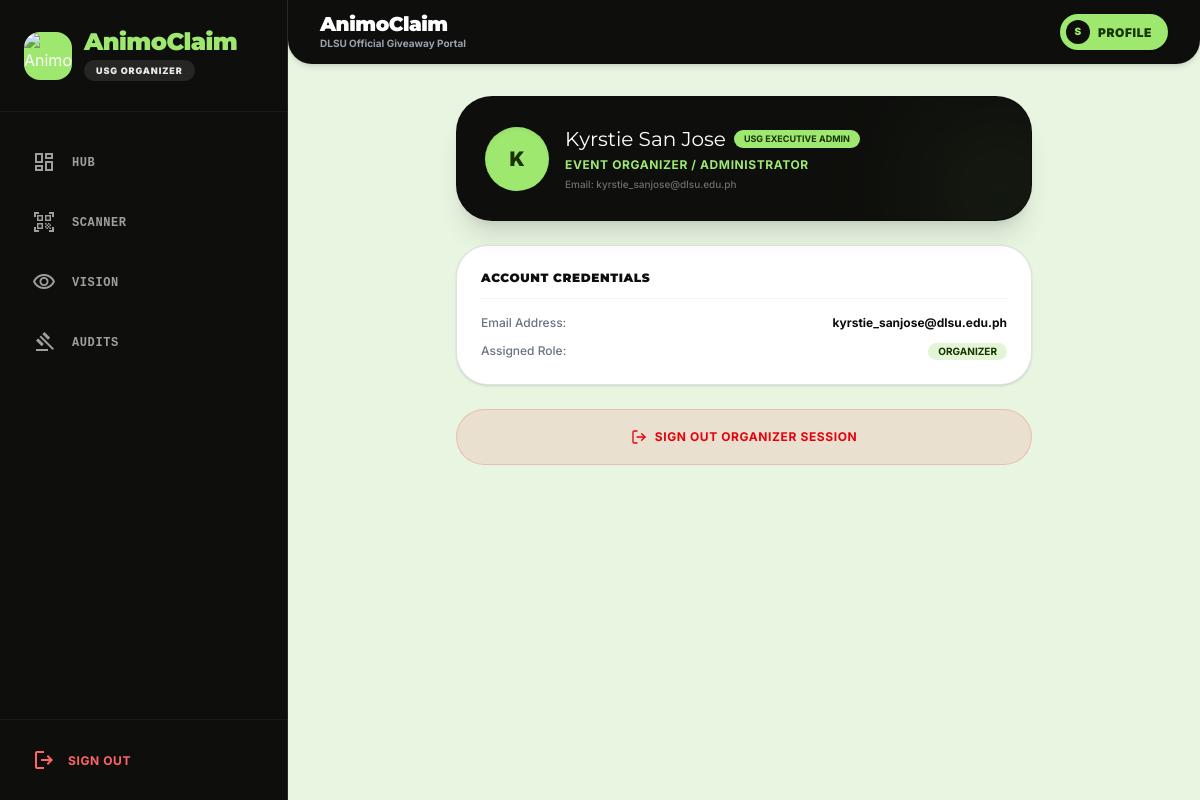
/organizer/profile.php (signed in), run on the app's committed database.
### tables this page shows
CREATE TABLE `users` (
  `id` int(11) NOT NULL,
  `dlsu_id` varchar(20) NOT NULL,
  `rfid_uid` varchar(20) NOT NULL,
  `first_name` varchar(100) NOT NULL,
  `last_name` varchar(100) NOT NULL,
  `email` varchar(150) NOT NULL,
  `password` varchar(255) NOT NULL,
  `program` varchar(100) DEFAULT NULL,
  `college` varchar(150) DEFAULT NULL,
  `sex` enum('M','F') NOT NULL,
  `scholarship_type` varchar(150) DEFAULT 'None',
  `status` enum('active','suspended') NOT NULL DEFAULT 'active',
  `role` enum('student','organizer','admin') NOT NULL DEFAULT 'student',
  `created_at` timestamp NOT NULL DEFAULT current_timestamp()
);

### organizer/profile.php (called while the page is built, shortened)
<?php
require_once '../config/database.php';
$user_id = $_SESSION['user_id'];
$stmt = $pdo->prepare("SELECT * FROM users WHERE id = ?");
$stmt->execute([$user_id]);
$currentUser = $stmt->fetch();
require_once '../views/organizer/profile_view.php';
?>

### views/organizer/profile_view.php (the view)
<?php require_once '../includes/header.php'; ?>
<div class="space-y-6 max-w-xl mx-auto pb-12">
    <div class="bg-[#0e0f0c] p-7 rounded-[36px] text-white border border-[#0e0f0c]/12 relative overflow-hidden shadow-xl">
        <div class="absolute -right-8 -bottom-8 w-32 h-32 bg-[#9fe870]/10 rounded-full blur-3xl pointer-events-none"></div>
        <div class="flex items-center gap-4 relative z-10">
            <div class="w-16 h-16 rounded-full bg-[#9fe870] text-[#163300] flex items-center justify-center font-black text-xl flex-shrink-0 shadow-inner">
                <?php echo strtoupper(substr($currentUser['first_name'] ?? 'O', 0, 1)); ?>
            </div>
            <div class="min-w-0">
                <div class="flex items-center gap-2 flex-wrap">
                    <h2 class="text-xl wise-heading text-white truncate"><?php echo htmlspecialchars($currentUser['first_name'] . ' ' . $currentUser['last_name']); ?></h2>
                    <span class="bg-[#9fe870] text-[#163300] text-[9px] font-bold px-2.5 py-0.5 rounded-full uppercase">
                        USG Executive Admin
                    </span>
                </div>
                <p class="text-[#9fe870] font-bold text-xs tracking-wider uppercase mt-1">
                    Event Organizer / Administrator
                </p>
                <p class="text-white/40 text-[10px] font-medium mt-1">
                    Email: <?php echo htmlspecialchars($currentUser['email']); ?>
                </p>
            </div>
        </div>
    </div>
    <div class="bg-white p-6 rounded-[32px] border border-[#0e0f0c]/12 shadow-sm space-y-4">
        <div class="border-b border-gray-100 pb-3">
            <h3 class="font-black text-xs uppercase tracking-wider text-[#0e0f0c]">Account Credentials</h3>
        </div>
        <div class="space-y-3 text-xs">
            <div class="flex justify-between">
                <span class="text-gray-500 font-medium">Email Address:</span>
                <span class="font-bold text-[#0e0f0c]"><?php echo htmlspecialchars($currentUser['email']); ?></span>
            </div>
            <div class="flex justify-between">
                <span class="text-gray-500 font-medium">Assigned Role:</span>
                <span class="font-bold text-[#163300] bg-[#e2f6d5] px-2.5 py-0.5 rounded-full uppercase text-[10px]"><?php echo htmlspecialchars($currentUser['role']); ?></span>
            </div>
        </div>
    </div>
    <a href="/claim/config/logout.php" class="w-full h-14 flex items-center justify-center gap-2 bg-red-500/10 border border-red-500/20 text-red-600 rounded-full font-bold uppercase tracking-wider text-xs wise-btn cursor-pointer">
        <i data-lucide="log-out" class="w-4 h-4"></i>
        Sign Out Organizer Session
    </a>
</div>
<?php require_once '../includes/footer.php'; ?>

### includes/header.php (style rules this page uses)
body { font-family: 'Inter', sans-serif; }
h1, h2, h3, .wise-heading { font-family: 'Montserrat', sans-serif; }
.wise-btn { transition: all 0.2s cubic-bezier(0.16, 1, 0.3, 1); }

### data on the page
users: first_name "K", first_name+last_name "Kyrstie San Jose", email "kyrstie_sanjose@dlsu.edu.ph", role "ORGANIZER"

### other printed values
$link[2] "HUB"
$link[2] "SCANNER"
$link[2] "VISION"
$link[2] "AUDITS"
substr($_SESSION['first_name'] ?? 'S', 0, 1) "S"
